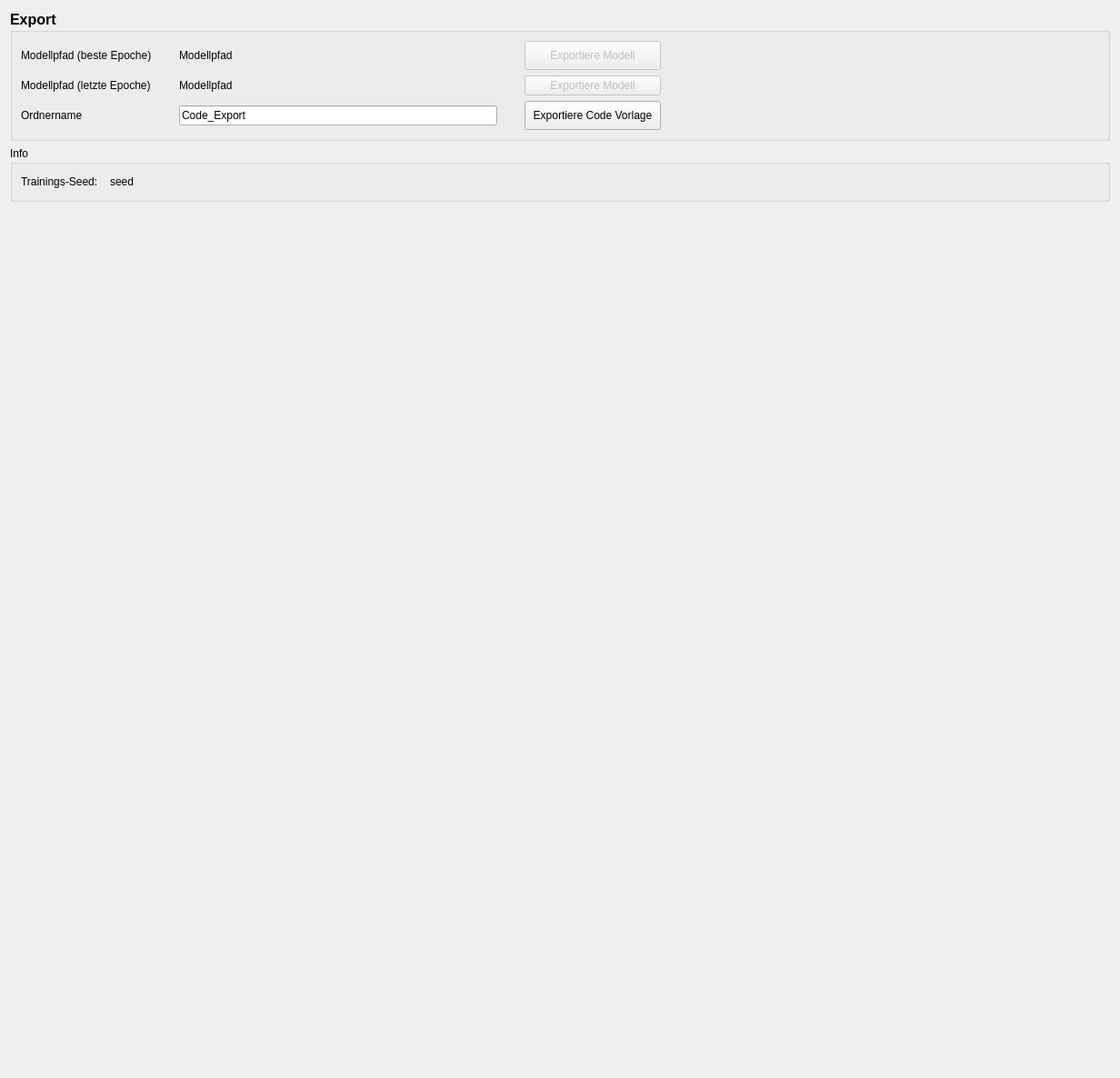
<?xml version="1.0" encoding="UTF-8"?>
<ui version="4.0">
 <class>ExportTab</class>
 <widget class="QWidget" name="ExportTab">
  <property name="geometry">
   <rect>
    <x>0</x>
    <y>0</y>
    <width>1232</width>
    <height>1186</height>
   </rect>
  </property>
  <property name="windowTitle">
   <string>Model Manager</string>
  </property>
  <layout class="QVBoxLayout" name="verticalLayout">
   <item>
    <widget class="QGroupBox" name="model_container">
     <property name="font">
      <font>
       <pointsize>12</pointsize>
       <bold>true</bold>
      </font>
     </property>
     <property name="title">
      <string>Export</string>
     </property>
     <layout class="QGridLayout" name="gridLayout_2">
      <property name="horizontalSpacing">
       <number>30</number>
      </property>
      <item row="0" column="0">
       <widget class="QLabel" name="label_3">
        <property name="font">
         <font>
          <pointsize>9</pointsize>
          <bold>false</bold>
         </font>
        </property>
        <property name="text">
         <string>Modellpfad (beste Epoche)</string>
        </property>
       </widget>
      </item>
      <item row="0" column="2">
       <widget class="QPushButton" name="btn_model_export">
        <property name="enabled">
         <bool>false</bool>
        </property>
        <property name="minimumSize">
         <size>
          <width>150</width>
          <height>32</height>
         </size>
        </property>
        <property name="font">
         <font>
          <pointsize>9</pointsize>
          <bold>false</bold>
         </font>
        </property>
        <property name="text">
         <string>Exportiere Modell</string>
        </property>
       </widget>
      </item>
      <item row="0" column="1">
       <widget class="QLabel" name="lbl_model_path">
        <property name="minimumSize">
         <size>
          <width>350</width>
          <height>0</height>
         </size>
        </property>
        <property name="font">
         <font>
          <pointsize>9</pointsize>
          <bold>false</bold>
         </font>
        </property>
        <property name="toolTip">
         <string>Interner Pfad des zuletzt trainierten Modells</string>
        </property>
        <property name="statusTip">
         <string/>
        </property>
        <property name="text">
         <string>Modellpfad</string>
        </property>
       </widget>
      </item>
      <item row="2" column="2">
       <widget class="QPushButton" name="btn_code_export">
        <property name="minimumSize">
         <size>
          <width>150</width>
          <height>32</height>
         </size>
        </property>
        <property name="font">
         <font>
          <pointsize>9</pointsize>
          <bold>false</bold>
         </font>
        </property>
        <property name="text">
         <string>Exportiere Code Vorlage</string>
        </property>
       </widget>
      </item>
      <item row="2" column="0">
       <widget class="QLabel" name="label_2">
        <property name="font">
         <font>
          <pointsize>9</pointsize>
          <bold>false</bold>
         </font>
        </property>
        <property name="text">
         <string>Ordnername</string>
        </property>
       </widget>
      </item>
      <item row="0" column="3">
       <spacer name="horizontalSpacer_2">
        <property name="orientation">
         <enum>Qt::Orientation::Horizontal</enum>
        </property>
        <property name="sizeHint" stdset="0">
         <size>
          <width>40</width>
          <height>20</height>
         </size>
        </property>
       </spacer>
      </item>
      <item row="2" column="1">
       <widget class="QLineEdit" name="lineEdit">
        <property name="sizePolicy">
         <sizepolicy hsizetype="Minimum" vsizetype="Fixed">
          <horstretch>0</horstretch>
          <verstretch>0</verstretch>
         </sizepolicy>
        </property>
        <property name="minimumSize">
         <size>
          <width>100</width>
          <height>0</height>
         </size>
        </property>
        <property name="font">
         <font>
          <pointsize>9</pointsize>
          <bold>false</bold>
         </font>
        </property>
        <property name="text">
         <string>Code_Export</string>
        </property>
        <property name="placeholderText">
         <string/>
        </property>
       </widget>
      </item>
      <item row="1" column="0">
       <widget class="QLabel" name="label_4">
        <property name="font">
         <font>
          <pointsize>9</pointsize>
          <bold>false</bold>
         </font>
        </property>
        <property name="text">
         <string>Modellpfad (letzte Epoche)</string>
        </property>
       </widget>
      </item>
      <item row="1" column="1">
       <widget class="QLabel" name="lbl_model_path_last">
        <property name="font">
         <font>
          <pointsize>9</pointsize>
          <bold>false</bold>
         </font>
        </property>
        <property name="text">
         <string>Modellpfad</string>
        </property>
       </widget>
      </item>
      <item row="1" column="2">
       <widget class="QPushButton" name="btn_model_last_export">
        <property name="enabled">
         <bool>false</bool>
        </property>
        <property name="font">
         <font>
          <pointsize>9</pointsize>
          <bold>false</bold>
         </font>
        </property>
        <property name="text">
         <string>Exportiere Modell</string>
        </property>
       </widget>
      </item>
     </layout>
    </widget>
   </item>
   <item>
    <widget class="QGroupBox" name="groupBox">
     <property name="title">
      <string>Info</string>
     </property>
     <layout class="QGridLayout" name="gridLayout">
      <property name="horizontalSpacing">
       <number>13</number>
      </property>
      <item row="0" column="1">
       <widget class="QLabel" name="lbl_train_seed">
        <property name="text">
         <string>seed</string>
        </property>
       </widget>
      </item>
      <item row="0" column="0">
       <widget class="QLabel" name="label">
        <property name="toolTip">
         <string>Fester Ausgangswert zum Ausrechnen von Zufallszahlen, um das Training reproduzierbar zu machen.</string>
        </property>
        <property name="statusTip">
         <string/>
        </property>
        <property name="text">
         <string>Trainings-Seed:</string>
        </property>
       </widget>
      </item>
      <item row="0" column="2">
       <spacer name="horizontalSpacer">
        <property name="orientation">
         <enum>Qt::Orientation::Horizontal</enum>
        </property>
        <property name="sizeHint" stdset="0">
         <size>
          <width>40</width>
          <height>20</height>
         </size>
        </property>
       </spacer>
      </item>
     </layout>
    </widget>
   </item>
   <item>
    <spacer name="verticalSpacer_2">
     <property name="orientation">
      <enum>Qt::Orientation::Vertical</enum>
     </property>
     <property name="sizeHint" stdset="0">
      <size>
       <width>20</width>
       <height>40</height>
      </size>
     </property>
    </spacer>
   </item>
  </layout>
 </widget>
 <resources/>
 <connections/>
</ui>
